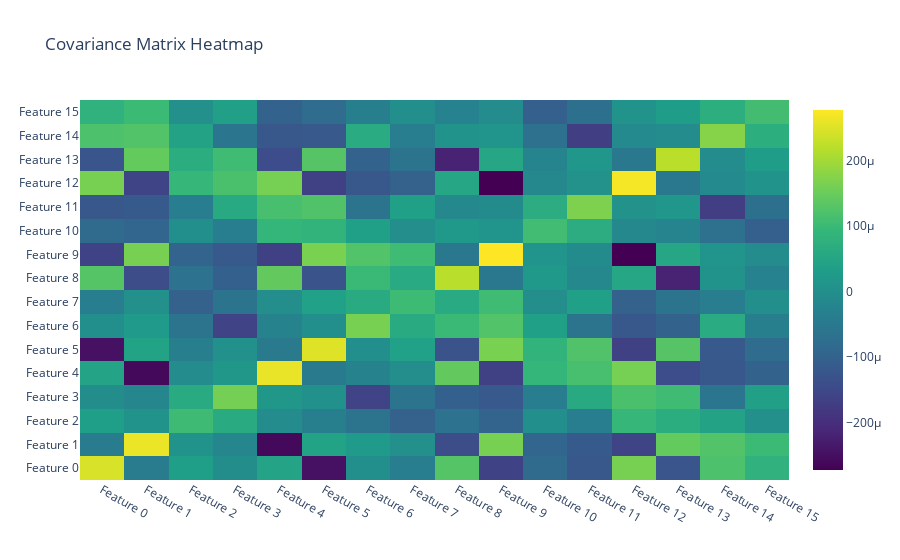

The code cell stored with this chart in its notebook:
### Code cell
cov_matrix = np.cov(X_train_qrc, rowvar=False)
import plotly.graph_objects as go

fig = go.Figure(data=go.Heatmap(
    z=cov_matrix,
    x=[f'Feature {i}' for i in range(cov_matrix.shape[1])],
    y=[f'Feature {i}' for i in range(cov_matrix.shape[0])],
    colorscale='Viridis'))

fig.update_layout(title='Covariance Matrix Heatmap', xaxis_nticks=36)

fig.show()

### Figure 1 — Plotly figure (JSON) as saved in the notebook; plotly's stock layout.template omitted (floating-point values rounded to 4 significant figures; data arrays with more than 128 entries replaced by an {"elided": "..."} marker saying what was removed)
{"data": [{"colorscale": [[0, "#440154"], [0.1111, "#482878"], [0.2222, "#3e4989"], [0.3333, "#31688e"], [0.4444, "#26828e"], [0.5556, "#1f9e89"], [0.6667, "#35b779"], [0.7778, "#6ece58"], [0.8889, "#b5de2b"], [1, "#fde725"]], "type": "heatmap", "x": ["Feature 0", "Feature 1", "Feature 2", "Feature 3", "Feature 4", "Feature 5", "Feature 6", "Feature 7", "Feature 8", "Feature 9", "Feature 10", "Feature 11", "Feature 12", "Feature 13", "Feature 14", "Feature 15"], "y": ["Feature 0", "Feature 1", "Feature 2", "Feature 3", "Feature 4", "Feature 5", "Feature 6", "Feature 7", "Feature 8", "Feature 9", "Feature 10", "Feature 11", "Feature 12", "Feature 13", "Feature 14", "Feature 15"], "z": {"elided": "16x16 float values"}}], "layout": {"title": {"text": "Covariance Matrix Heatmap"}, "xaxis": {"nticks": 36}}}
